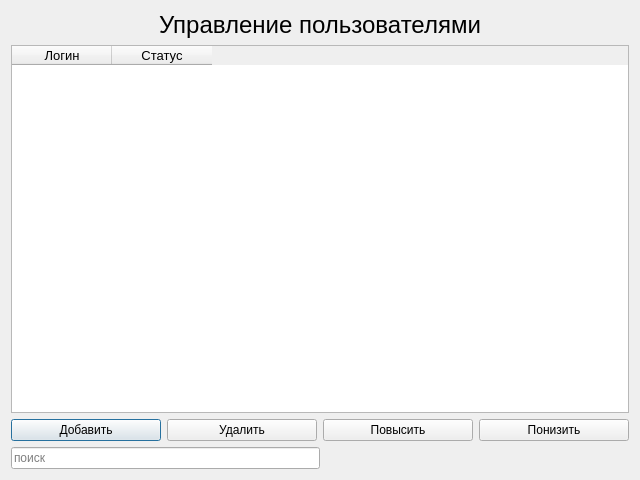
<?xml version="1.0" encoding="UTF-8"?>
<ui version="4.0">
 <class>MenuAdminDialog</class>
 <widget class="QDialog" name="MenuAdminDialog">
  <property name="geometry">
   <rect>
    <x>0</x>
    <y>0</y>
    <width>640</width>
    <height>480</height>
   </rect>
  </property>
  <property name="windowTitle">
   <string>Dialog</string>
  </property>
  <layout class="QVBoxLayout" name="verticalLayout">
   <item>
    <widget class="QLabel" name="titleLabel">
     <property name="font">
      <font>
       <pointsize>18</pointsize>
      </font>
     </property>
     <property name="text">
      <string>Управление пользователями</string>
     </property>
     <property name="alignment">
      <set>Qt::AlignCenter</set>
     </property>
    </widget>
   </item>
   <item>
    <widget class="QTableWidget" name="usersTableWidget">
     <column>
      <property name="text">
       <string>Логин</string>
      </property>
      <property name="font">
       <font>
        <pointsize>10</pointsize>
       </font>
      </property>
     </column>
     <column>
      <property name="text">
       <string>Статус</string>
      </property>
      <property name="font">
       <font>
        <pointsize>10</pointsize>
       </font>
      </property>
     </column>
    </widget>
   </item>
   <item>
    <layout class="QHBoxLayout" name="horizontalLayout">
     <item>
      <widget class="QPushButton" name="addButton">
       <property name="text">
        <string>Добавить</string>
       </property>
      </widget>
     </item>
     <item>
      <widget class="QPushButton" name="delButton">
       <property name="text">
        <string>Удалить</string>
       </property>
      </widget>
     </item>
     <item>
      <widget class="QPushButton" name="riseButton">
       <property name="text">
        <string>Повысить</string>
       </property>
      </widget>
     </item>
     <item>
      <widget class="QPushButton" name="lowerButton">
       <property name="text">
        <string>Понизить</string>
       </property>
      </widget>
     </item>
    </layout>
   </item>
   <item>
    <layout class="QHBoxLayout" name="horizontalLayout_2">
     <item>
      <widget class="QLineEdit" name="searchLine">
       <property name="placeholderText">
        <string>поиск</string>
       </property>
      </widget>
     </item>
     <item>
      <spacer name="horizontalSpacer">
       <property name="orientation">
        <enum>Qt::Horizontal</enum>
       </property>
       <property name="sizeHint" stdset="0">
        <size>
         <width>40</width>
         <height>20</height>
        </size>
       </property>
      </spacer>
     </item>
    </layout>
   </item>
  </layout>
 </widget>
 <resources/>
 <connections/>
</ui>
